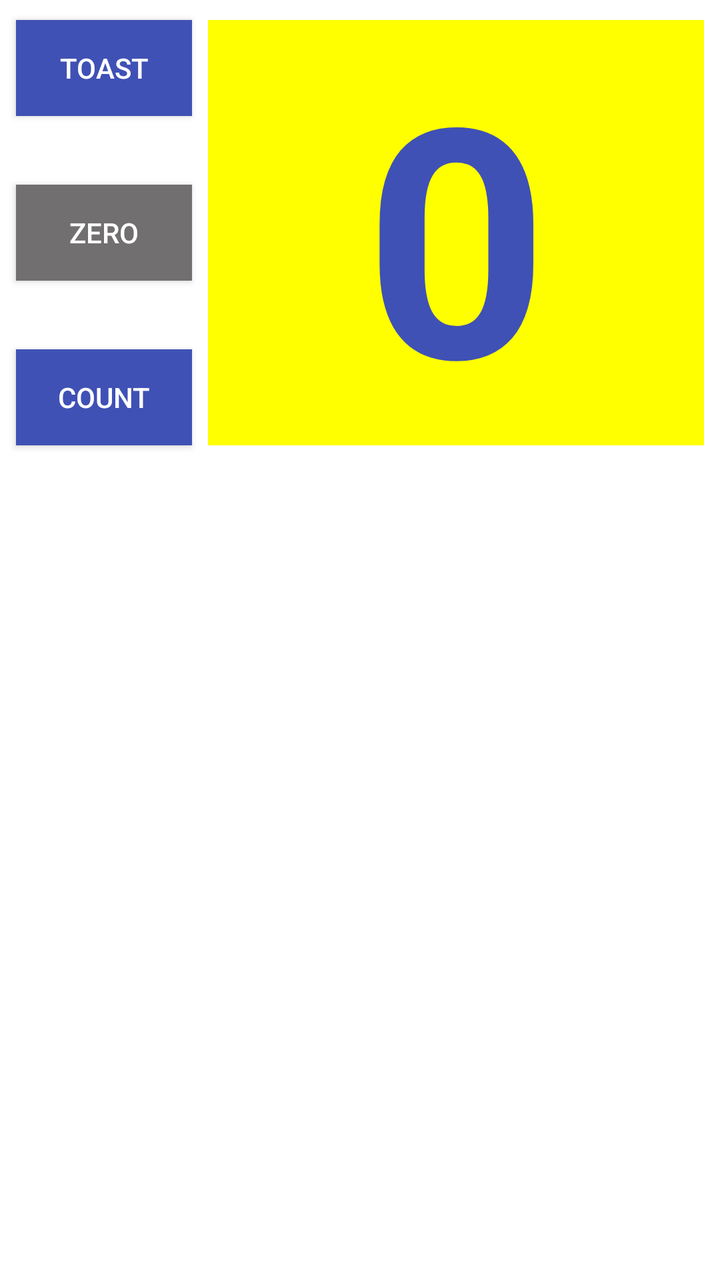
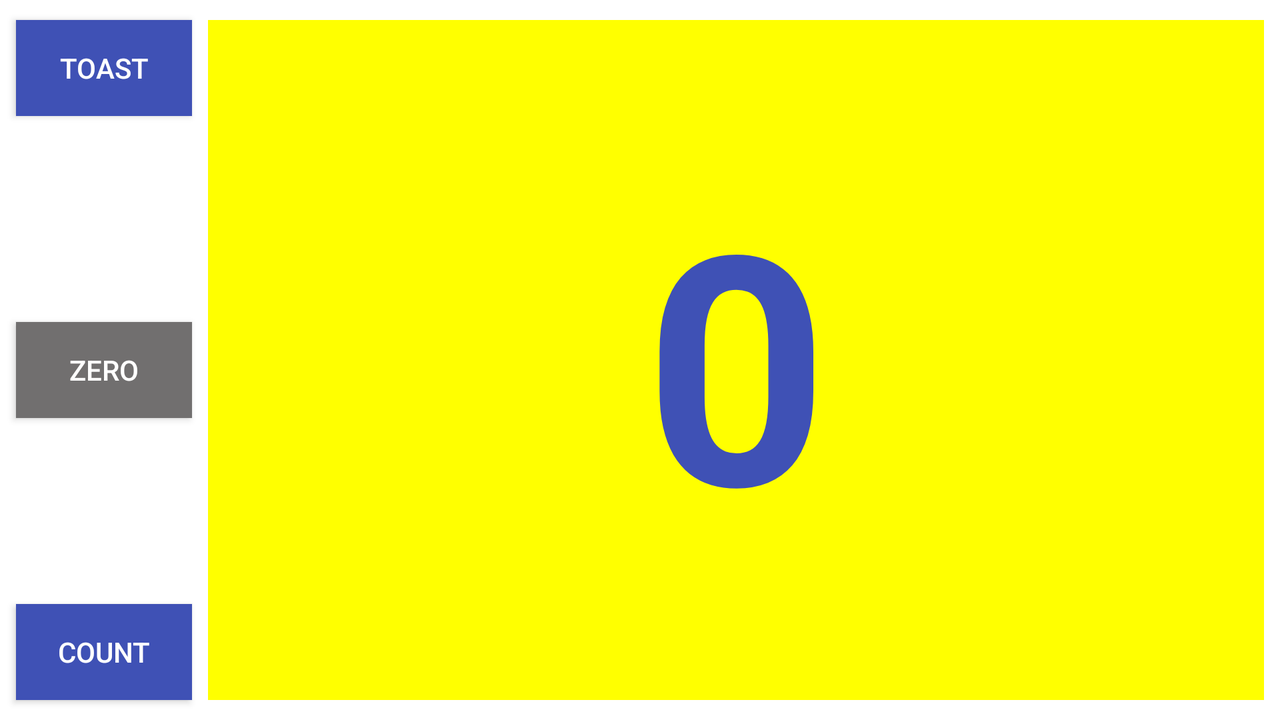

One screen, two layout resources from the same app: the default and the repository's alternative for another configuration. Each is rendered where Android would select it; the XML of both is given below.
<!-- AndroidManifest.xml: application theme Theme.Aston_intensiv_2 -->
<!-- res/layout/activity_homework2.xml -->
<?xml version="1.0" encoding="utf-8"?>
<androidx.constraintlayout.widget.ConstraintLayout
    xmlns:android="http://schemas.android.com/apk/res/android"
    xmlns:app="http://schemas.android.com/apk/res-auto"
    xmlns:tools="http://schemas.android.com/tools"
    android:layout_width="match_parent"
    android:layout_height="match_parent"
    tools:context=".lesson_1_2.Homework2Activity">

    <androidx.appcompat.widget.AppCompatButton
        android:id="@+id/button_toast"
        android:layout_width="wrap_content"
        android:layout_height="wrap_content"
        android:layout_marginStart="@dimen/margin_start"
        android:layout_marginTop="@dimen/margin_top"
        android:background="@color/blue"
        android:text="@string/toast"
        android:textColor="@color/white"
        app:layout_constraintBottom_toBottomOf="parent"
        app:layout_constraintStart_toStartOf="parent"
        app:layout_constraintTop_toTopOf="parent"
        app:layout_constraintVertical_bias="0.00" />

    <androidx.appcompat.widget.AppCompatButton
        android:id="@+id/button_zero"
        android:layout_width="wrap_content"
        android:layout_height="wrap_content"
        android:layout_marginStart="@dimen/margin_start"
        android:background="@color/gray"
        android:text="@string/zero"
        android:textColor="@color/white"
        app:layout_constraintBottom_toTopOf="@+id/button_count"
        app:layout_constraintStart_toStartOf="parent"
        app:layout_constraintTop_toBottomOf="@+id/button_toast"
        app:layout_constraintVertical_bias="0.5" />

    <androidx.appcompat.widget.AppCompatButton
        android:id="@+id/button_count"
        android:layout_width="wrap_content"
        android:layout_height="wrap_content"
        android:layout_marginStart="@dimen/margin_start"
        android:background="@color/blue"
        android:text="@string/count"
        android:textColor="@color/white"
        app:layout_constraintBottom_toBottomOf="@+id/text_view_show_count"
        app:layout_constraintStart_toStartOf="parent"
        app:layout_constraintTop_toTopOf="parent"
        app:layout_constraintVertical_bias="1.0" />

    <TextView
        android:id="@+id/text_view_show_count"
        android:layout_width="0dp"
        android:layout_height="wrap_content"
        android:layout_marginHorizontal="@dimen/margin_start"
        android:layout_marginTop="@dimen/margin_top"
        android:background="@color/yellow"
        android:gravity="center"
        android:text="@string/count_initial_value"
        android:textAlignment="center"
        android:textColor="@color/blue"
        android:textSize="160sp"
        android:textStyle="bold"
        app:layout_constraintBottom_toBottomOf="parent"
        app:layout_constraintEnd_toEndOf="parent"
        app:layout_constraintHorizontal_bias="1.0"
        app:layout_constraintStart_toEndOf="@+id/button_toast"
        app:layout_constraintTop_toTopOf="parent"
        app:layout_constraintVertical_bias="0.00" />

</androidx.constraintlayout.widget.ConstraintLayout>
<!-- resources referenced by this layout -->
<resources>
  <color name="blue">#3F51B5</color>
  <color name="gray">#716F6F</color>
  <color name="white">#FFFFFFFF</color>
  <color name="yellow">#FFFF00</color>
  <dimen name="margin_start">8dp</dimen>
  <dimen name="margin_top">10dp</dimen>
  <string name="count">Count</string>
  <string name="count_initial_value">0</string>
  <string name="toast">Toast</string>
  <string name="zero">Zero</string>
  <style name="Theme.Aston_intensiv_2" parent="Theme.MaterialComponents.DayNight.DarkActionBar">
          
          <item name="colorPrimary">@color/purple_700</item>
          <item name="colorPrimaryVariant">@color/purple_700</item>
          <item name="colorOnPrimary">@color/white</item>
          
          <item name="colorSecondary">@color/purple_700</item>
          <item name="colorSecondaryVariant">@color/purple_700</item>
          <item name="colorOnSecondary">@color/black</item>
          
          <item name="android:statusBarColor">?attr/colorPrimaryVariant</item>
          
      </style>
  <color name="purple_700">#FF3700B3</color>
  <color name="black">#FF000000</color>
</resources>
<!-- res/layout-land/activity_homework2.xml (the repository's variant of the layout above) -->
<!-- drawn on the phone turned sideways -->
<?xml version="1.0" encoding="utf-8"?>
<androidx.constraintlayout.widget.ConstraintLayout
    xmlns:android="http://schemas.android.com/apk/res/android"
    xmlns:app="http://schemas.android.com/apk/res-auto"
    xmlns:tools="http://schemas.android.com/tools"
    android:layout_width="match_parent"
    android:layout_height="match_parent"
    tools:context=".lesson_1_2.Homework2Activity">

    <androidx.appcompat.widget.AppCompatButton
        android:id="@+id/button_toast"
        android:layout_width="wrap_content"
        android:layout_height="wrap_content"
        android:layout_marginStart="@dimen/margin_start"
        android:layout_marginTop="@dimen/margin_top"
        android:background="@color/blue"
        android:text="@string/toast"
        android:textColor="@color/white"
        app:layout_constraintBottom_toBottomOf="parent"
        app:layout_constraintStart_toStartOf="parent"
        app:layout_constraintTop_toTopOf="parent"
        app:layout_constraintVertical_bias="0.000" />

    <androidx.appcompat.widget.AppCompatButton
        android:id="@+id/button_zero"
        android:layout_width="wrap_content"
        android:layout_height="wrap_content"
        android:layout_marginStart="@dimen/margin_start"
        android:layout_marginTop="@dimen/margin_top"
        android:background="@color/gray"
        android:text="@string/zero"
        android:textColor="@color/white"
        app:layout_constraintBottom_toTopOf="@+id/button_count"
        app:layout_constraintStart_toStartOf="parent"
        app:layout_constraintTop_toBottomOf="@+id/button_toast"
        app:layout_constraintVertical_bias="0.5" />

    <androidx.appcompat.widget.AppCompatButton
        android:id="@+id/button_count"
        android:layout_width="wrap_content"
        android:layout_height="wrap_content"
        android:layout_marginStart="@dimen/margin_start"
        android:layout_marginBottom="@dimen/margin_bottom"
        android:background="@color/blue"
        android:text="@string/count"
        android:textColor="@color/white"
        app:layout_constraintBottom_toBottomOf="parent"
        app:layout_constraintStart_toStartOf="parent"
        app:layout_constraintTop_toTopOf="parent"
        app:layout_constraintVertical_bias="1.0" />

    <TextView
        android:id="@+id/text_view_show_count"
        android:layout_width="0dp"
        android:layout_height="0dp"
        android:layout_marginHorizontal="@dimen/margin_start"
        android:layout_marginVertical="@dimen/margin_top"
        android:background="@color/yellow"
        android:gravity="center"
        android:text="@string/count_initial_value"
        android:textAlignment="center"
        android:textColor="@color/blue"
        android:textSize="160sp"
        android:textStyle="bold"
        app:layout_constraintBottom_toBottomOf="parent"
        app:layout_constraintEnd_toEndOf="parent"
        app:layout_constraintHorizontal_bias="1.0"
        app:layout_constraintStart_toEndOf="@+id/button_toast"
        app:layout_constraintTop_toTopOf="parent"
        app:layout_constraintVertical_bias="0.00" />


</androidx.constraintlayout.widget.ConstraintLayout>
<!-- resources referenced by the variant -->
<!-- as the phone turned sideways resolves them -->
<resources>
  <color name="blue">#3F51B5</color>
  <color name="gray">#716F6F</color>
  <color name="white">#FFFFFFFF</color>
  <color name="yellow">#FFFF00</color>
  <dimen name="margin_bottom">10dp</dimen>
  <dimen name="margin_start">8dp</dimen>
  <dimen name="margin_top">10dp</dimen>
  <string name="count">Count</string>
  <string name="count_initial_value">0</string>
  <string name="toast">Toast</string>
  <string name="zero">Zero</string>
  <style name="Theme.Aston_intensiv_2" parent="Theme.MaterialComponents.DayNight.DarkActionBar">
          
          <item name="colorPrimary">@color/purple_700</item>
          <item name="colorPrimaryVariant">@color/purple_700</item>
          <item name="colorOnPrimary">@color/white</item>
          
          <item name="colorSecondary">@color/purple_700</item>
          <item name="colorSecondaryVariant">@color/purple_700</item>
          <item name="colorOnSecondary">@color/black</item>
          
          <item name="android:statusBarColor">?attr/colorPrimaryVariant</item>
          
      </style>
  <color name="purple_700">#FF3700B3</color>
  <color name="black">#FF000000</color>
</resources>
